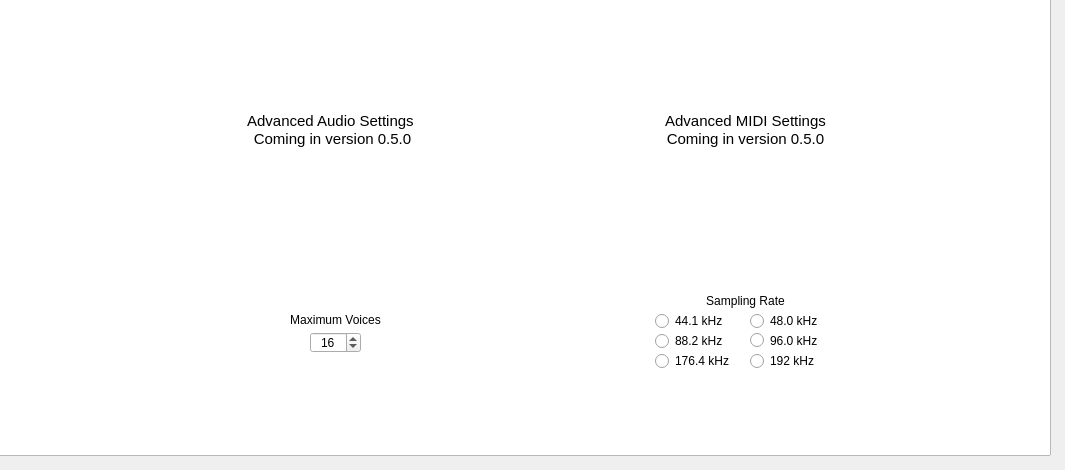
    <widget class="QWidget" name="tabSettings">
     <attribute name="title">
      <string>Settings</string>
     </attribute>
     <widget class="QLabel" name="midiComingSoonLabel">
      <property name="geometry">
       <rect>
        <x>640</x>
        <y>105</y>
        <width>211</width>
        <height>51</height>
       </rect>
      </property>
      <property name="font">
       <font>
        <family>Ubuntu</family>
        <pointsize>10</pointsize>
       </font>
      </property>
      <property name="styleSheet">
       <string notr="true"/>
      </property>
      <property name="text">
       <string>&lt;!DOCTYPE HTML PUBLIC &quot;-//W3C//DTD HTML 4.0//EN&quot; &quot;http://www.w3.org/TR/REC-html40/strict.dtd&quot;&gt;
&lt;html&gt;&lt;head&gt;&lt;meta name=&quot;qrichtext&quot; content=&quot;1&quot; /&gt;&lt;style type=&quot;text/css&quot;&gt;
p, li { white-space: pre-wrap; }
&lt;/style&gt;&lt;/head&gt;&lt;body style=&quot; font-family:'Ubuntu'; font-size:10pt; font-weight:400; font-style:normal;&quot;&gt;
&lt;p align=&quot;center&quot; style=&quot; margin-top:0px; margin-bottom:0px; margin-left:0px; margin-right:0px; -qt-block-indent:0; text-indent:0px;&quot;&gt;&lt;span style=&quot; font-size:11pt;&quot;&gt;Advanced MIDI Settings&lt;/span&gt;&lt;/p&gt;
&lt;p align=&quot;center&quot; style=&quot; margin-top:0px; margin-bottom:0px; margin-left:0px; margin-right:0px; -qt-block-indent:0; text-indent:0px;&quot;&gt;&lt;span style=&quot; font-size:11pt;&quot;&gt;Coming in version 0.5.0&lt;/span&gt;&lt;/p&gt;&lt;/body&gt;&lt;/html&gt;</string>
      </property>
      <property name="alignment">
       <set>Qt::AlignCenter</set>
      </property>
     </widget>
     <widget class="QGraphicsView" name="settingsBackdrop">
      <property name="geometry">
       <rect>
        <x>-5</x>
        <y>-5</y>
        <width>1056</width>
        <height>461</height>
       </rect>
      </property>
      <property name="styleSheet">
       <string notr="true">QGraphicsView {
	background-image: url(:/backdrops/settingsbackdrop.png);
}</string>
      </property>
     </widget>
     <widget class="QLabel" name="samplingRateLabe">
      <property name="geometry">
       <rect>
        <x>640</x>
        <y>290</y>
        <width>211</width>
        <height>21</height>
       </rect>
      </property>
      <property name="font">
       <font>
        <family>Ubuntu</family>
       </font>
      </property>
      <property name="toolTip">
       <string>Changes the number of samples per second.
This feature is mostly here to support different audio platforms. Some people with sensitive ears can differentiate between these sampling rates.
Bear in mind that larger sampling rates will increase the strain on your computer.</string>
      </property>
      <property name="styleSheet">
       <string notr="true"/>
      </property>
      <property name="text">
       <string>Sampling Rate</string>
      </property>
      <property name="alignment">
       <set>Qt::AlignCenter</set>
      </property>
     </widget>
     <widget class="QWidget" name="samplingrateButtons" native="true">
      <property name="geometry">
       <rect>
        <x>655</x>
        <y>310</y>
        <width>181</width>
        <height>61</height>
       </rect>
      </property>
      <widget class="QRadioButton" name="button176Sampling">
       <property name="geometry">
        <rect>
         <x>0</x>
         <y>40</y>
         <width>91</width>
         <height>22</height>
        </rect>
       </property>
       <property name="font">
        <font>
         <family>Ubuntu</family>
        </font>
       </property>
       <property name="toolTip">
        <string>The sampling rate used in HDCD recorders and some Blu-ray tracks.</string>
       </property>
       <property name="text">
        <string>176.4 kHz</string>
       </property>
      </widget>
      <widget class="QRadioButton" name="button882Sampling">
       <property name="enabled">
        <bool>true</bool>
       </property>
       <property name="geometry">
        <rect>
         <x>0</x>
         <y>20</y>
         <width>91</width>
         <height>22</height>
        </rect>
       </property>
       <property name="font">
        <font>
         <family>Ubuntu</family>
        </font>
       </property>
       <property name="toolTip">
        <string>Double the audio CD sampling rate, used in some audio CD editing programs.</string>
       </property>
       <property name="text">
        <string>88.2 kHz</string>
       </property>
      </widget>
      <widget class="QRadioButton" name="button441Sampling">
       <property name="enabled">
        <bool>true</bool>
       </property>
       <property name="geometry">
        <rect>
         <x>0</x>
         <y>0</y>
         <width>91</width>
         <height>22</height>
        </rect>
       </property>
       <property name="font">
        <font>
         <family>Ubuntu</family>
        </font>
       </property>
       <property name="toolTip">
        <string>The sampling rate used on most audio CDs.</string>
       </property>
       <property name="text">
        <string>44.1 kHz</string>
       </property>
      </widget>
      <widget class="QRadioButton" name="button48Sampling">
       <property name="enabled">
        <bool>true</bool>
       </property>
       <property name="geometry">
        <rect>
         <x>95</x>
         <y>0</y>
         <width>91</width>
         <height>22</height>
        </rect>
       </property>
       <property name="font">
        <font>
         <family>Ubuntu</family>
        </font>
       </property>
       <property name="toolTip">
        <string>A sampling rate standard across many audio platforms.</string>
       </property>
       <property name="text">
        <string>48.0 kHz</string>
       </property>
       <property name="checkable">
        <bool>true</bool>
       </property>
       <property name="checked">
        <bool>false</bool>
       </property>
      </widget>
      <widget class="QRadioButton" name="button96Sampling">
       <property name="enabled">
        <bool>true</bool>
       </property>
       <property name="geometry">
        <rect>
         <x>95</x>
         <y>20</y>
         <width>91</width>
         <height>21</height>
        </rect>
       </property>
       <property name="font">
        <font>
         <family>Ubuntu</family>
        </font>
       </property>
       <property name="toolTip">
        <string>Double the current industry standard sampling rate, used in some high-definition audio tracks. 
Several audio editing utilities support this sampling rate.</string>
       </property>
       <property name="text">
        <string>96.0 kHz</string>
       </property>
      </widget>
      <widget class="QRadioButton" name="button192Sampling">
       <property name="geometry">
        <rect>
         <x>95</x>
         <y>40</y>
         <width>81</width>
         <height>22</height>
        </rect>
       </property>
       <property name="font">
        <font>
         <family>Ubuntu</family>
        </font>
       </property>
       <property name="toolTip">
        <string>Used for some very high-definition audio tracks.</string>
       </property>
       <property name="text">
        <string>192 kHz</string>
       </property>
      </widget>
     </widget>
     <widget class="QLabel" name="emitterComingSoonLabel">
      <property name="geometry">
       <rect>
        <x>225</x>
        <y>105</y>
        <width>215</width>
        <height>51</height>
       </rect>
      </property>
      <property name="font">
       <font>
        <family>Ubuntu</family>
        <pointsize>8</pointsize>
       </font>
      </property>
      <property name="styleSheet">
       <string notr="true"/>
      </property>
      <property name="text">
       <string>&lt;!DOCTYPE HTML PUBLIC &quot;-//W3C//DTD HTML 4.0//EN&quot; &quot;http://www.w3.org/TR/REC-html40/strict.dtd&quot;&gt;
&lt;html&gt;&lt;head&gt;&lt;meta name=&quot;qrichtext&quot; content=&quot;1&quot; /&gt;&lt;style type=&quot;text/css&quot;&gt;
p, li { white-space: pre-wrap; }
&lt;/style&gt;&lt;/head&gt;&lt;body style=&quot; font-family:'Ubuntu'; font-size:8pt; font-weight:400; font-style:normal;&quot;&gt;
&lt;p align=&quot;center&quot; style=&quot; margin-top:0px; margin-bottom:0px; margin-left:0px; margin-right:0px; -qt-block-indent:0; text-indent:0px;&quot;&gt;&lt;span style=&quot; font-size:11pt;&quot;&gt;Advanced Audio Settings &lt;/span&gt;&lt;/p&gt;
&lt;p align=&quot;center&quot; style=&quot; margin-top:0px; margin-bottom:0px; margin-left:0px; margin-right:0px; -qt-block-indent:0; text-indent:0px;&quot;&gt;&lt;span style=&quot; font-size:11pt;&quot;&gt;Coming in version 0.5.0&lt;/span&gt;&lt;/p&gt;&lt;/body&gt;&lt;/html&gt;</string>
      </property>
      <property name="alignment">
       <set>Qt::AlignCenter</set>
      </property>
     </widget>
     <widget class="QLabel" name="polyphonyLabel">
      <property name="geometry">
       <rect>
        <x>230</x>
        <y>310</y>
        <width>211</width>
        <height>20</height>
       </rect>
      </property>
      <property name="text">
       <string>Maximum Voices</string>
      </property>
      <property name="alignment">
       <set>Qt::AlignCenter</set>
      </property>
     </widget>
     <widget class="QSpinBox" name="polyphonyBox">
      <property name="geometry">
       <rect>
        <x>310</x>
        <y>332</y>
        <width>51</width>
        <height>21</height>
       </rect>
      </property>
      <property name="alignment">
       <set>Qt::AlignCenter</set>
      </property>
      <property name="minimum">
       <number>1</number>
      </property>
      <property name="maximum">
       <number>256</number>
      </property>
      <property name="singleStep">
       <number>1</number>
      </property>
      <property name="value">
       <number>16</number>
      </property>
     </widget>
     <zorder>settingsBackdrop</zorder>
     <zorder>midiComingSoonLabel</zorder>
     <zorder>samplingRateLabe</zorder>
     <zorder>samplingrateButtons</zorder>
     <zorder>emitterComingSoonLabel</zorder>
     <zorder>polyphonyLabel</zorder>
     <zorder>polyphonyBox</zorder>
    </widget>
